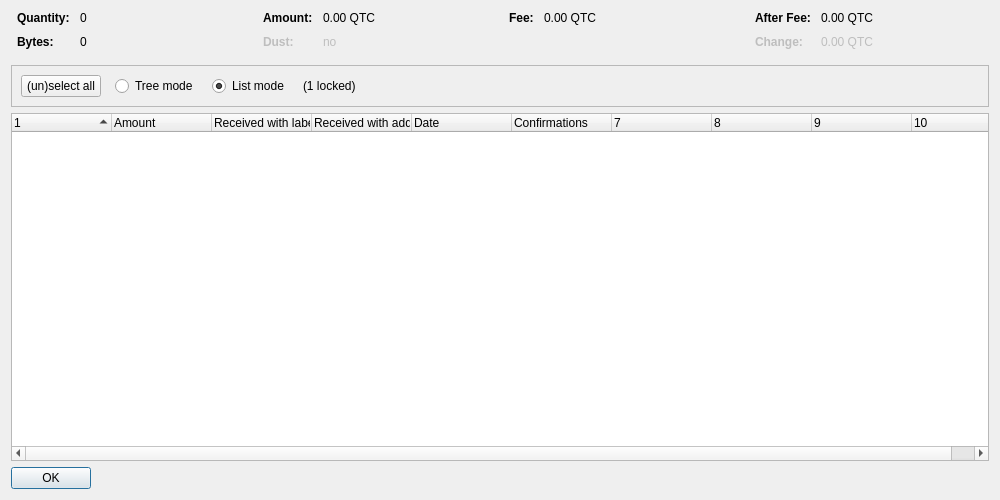
<?xml version="1.0" encoding="UTF-8"?>
<ui version="4.0">
 <class>CoinControlDialog</class>
 <widget class="QDialog" name="CoinControlDialog">
  <property name="geometry">
   <rect>
    <x>0</x>
    <y>0</y>
    <width>1000</width>
    <height>500</height>
   </rect>
  </property>
  <property name="windowTitle">
   <string>Coin Selection</string>
  </property>
  <layout class="QVBoxLayout" name="verticalLayout">
   <item>
    <layout class="QHBoxLayout" name="horizontalLayoutTop" stretch="0,0,0,0">
     <property name="topMargin">
      <number>0</number>
     </property>
     <property name="bottomMargin">
      <number>10</number>
     </property>
     <item>
      <layout class="QFormLayout" name="formLayoutCoinControl1">
       <property name="horizontalSpacing">
        <number>10</number>
       </property>
       <property name="verticalSpacing">
        <number>10</number>
       </property>
       <property name="leftMargin">
        <number>6</number>
       </property>
       <property name="rightMargin">
        <number>6</number>
       </property>
       <item row="0" column="0">
        <widget class="QLabel" name="labelCoinControlQuantityText">
         <property name="font">
          <font>
           <weight>75</weight>
           <bold>true</bold>
          </font>
         </property>
         <property name="text">
          <string>Quantity:</string>
         </property>
        </widget>
       </item>
       <item row="0" column="1">
        <widget class="QLabel" name="labelCoinControlQuantity">
         <property name="cursor">
          <cursorShape>IBeamCursor</cursorShape>
         </property>
         <property name="contextMenuPolicy">
          <enum>Qt::ActionsContextMenu</enum>
         </property>
         <property name="text">
          <string notr="true">0</string>
         </property>
         <property name="textInteractionFlags">
          <set>Qt::LinksAccessibleByMouse|Qt::TextSelectableByKeyboard|Qt::TextSelectableByMouse</set>
         </property>
        </widget>
       </item>
       <item row="1" column="0">
        <widget class="QLabel" name="labelCoinControlBytesText">
         <property name="font">
          <font>
           <weight>75</weight>
           <bold>true</bold>
          </font>
         </property>
         <property name="text">
          <string>Bytes:</string>
         </property>
        </widget>
       </item>
       <item row="1" column="1">
        <widget class="QLabel" name="labelCoinControlBytes">
         <property name="cursor">
          <cursorShape>IBeamCursor</cursorShape>
         </property>
         <property name="contextMenuPolicy">
          <enum>Qt::ActionsContextMenu</enum>
         </property>
         <property name="text">
          <string notr="true">0</string>
         </property>
         <property name="textInteractionFlags">
          <set>Qt::LinksAccessibleByMouse|Qt::TextSelectableByKeyboard|Qt::TextSelectableByMouse</set>
         </property>
        </widget>
       </item>
      </layout>
     </item>
     <item>
      <layout class="QFormLayout" name="formLayoutCoinControl2">
       <property name="horizontalSpacing">
        <number>10</number>
       </property>
       <property name="verticalSpacing">
        <number>10</number>
       </property>
       <property name="leftMargin">
        <number>6</number>
       </property>
       <property name="rightMargin">
        <number>6</number>
       </property>
       <item row="0" column="0">
        <widget class="QLabel" name="labelCoinControlAmountText">
         <property name="font">
          <font>
           <weight>75</weight>
           <bold>true</bold>
          </font>
         </property>
         <property name="text">
          <string>Amount:</string>
         </property>
        </widget>
       </item>
       <item row="0" column="1">
        <widget class="QLabel" name="labelCoinControlAmount">
         <property name="cursor">
          <cursorShape>IBeamCursor</cursorShape>
         </property>
         <property name="contextMenuPolicy">
          <enum>Qt::ActionsContextMenu</enum>
         </property>
         <property name="text">
          <string notr="true">0.00 QTC</string>
         </property>
         <property name="textInteractionFlags">
          <set>Qt::LinksAccessibleByMouse|Qt::TextSelectableByKeyboard|Qt::TextSelectableByMouse</set>
         </property>
        </widget>
       </item>
       <item row="1" column="0">
        <widget class="QLabel" name="labelCoinControlLowOutputText">
         <property name="enabled">
          <bool>false</bool>
         </property>
         <property name="font">
          <font>
           <weight>75</weight>
           <bold>true</bold>
          </font>
         </property>
         <property name="text">
          <string>Dust:</string>
         </property>
        </widget>
       </item>
       <item row="1" column="1">
        <widget class="QLabel" name="labelCoinControlLowOutput">
         <property name="enabled">
          <bool>false</bool>
         </property>
         <property name="cursor">
          <cursorShape>IBeamCursor</cursorShape>
         </property>
         <property name="contextMenuPolicy">
          <enum>Qt::ActionsContextMenu</enum>
         </property>
         <property name="text">
          <string notr="true">no</string>
         </property>
         <property name="textInteractionFlags">
          <set>Qt::LinksAccessibleByMouse|Qt::TextSelectableByKeyboard|Qt::TextSelectableByMouse</set>
         </property>
        </widget>
       </item>
      </layout>
     </item>
     <item>
      <layout class="QFormLayout" name="formLayoutCoinControl3">
       <property name="horizontalSpacing">
        <number>10</number>
       </property>
       <property name="verticalSpacing">
        <number>10</number>
       </property>
       <property name="leftMargin">
        <number>6</number>
       </property>
       <property name="rightMargin">
        <number>6</number>
       </property>
       <item row="0" column="0">
        <widget class="QLabel" name="labelCoinControlFeeText">
         <property name="font">
          <font>
           <weight>75</weight>
           <bold>true</bold>
          </font>
         </property>
         <property name="text">
          <string>Fee:</string>
         </property>
        </widget>
       </item>
       <item row="0" column="1">
        <widget class="QLabel" name="labelCoinControlFee">
         <property name="cursor">
          <cursorShape>IBeamCursor</cursorShape>
         </property>
         <property name="contextMenuPolicy">
          <enum>Qt::ActionsContextMenu</enum>
         </property>
         <property name="text">
          <string notr="true">0.00 QTC</string>
         </property>
         <property name="textInteractionFlags">
          <set>Qt::LinksAccessibleByMouse|Qt::TextSelectableByKeyboard|Qt::TextSelectableByMouse</set>
         </property>
        </widget>
       </item>
      </layout>
     </item>
     <item>
      <layout class="QFormLayout" name="formLayoutCoinControl4">
       <property name="horizontalSpacing">
        <number>10</number>
       </property>
       <property name="verticalSpacing">
        <number>10</number>
       </property>
       <property name="leftMargin">
        <number>6</number>
       </property>
       <property name="rightMargin">
        <number>6</number>
       </property>
       <item row="0" column="0">
        <widget class="QLabel" name="labelCoinControlAfterFeeText">
         <property name="font">
          <font>
           <weight>75</weight>
           <bold>true</bold>
          </font>
         </property>
         <property name="text">
          <string>After Fee:</string>
         </property>
        </widget>
       </item>
       <item row="0" column="1">
        <widget class="QLabel" name="labelCoinControlAfterFee">
         <property name="cursor">
          <cursorShape>IBeamCursor</cursorShape>
         </property>
         <property name="contextMenuPolicy">
          <enum>Qt::ActionsContextMenu</enum>
         </property>
         <property name="text">
          <string notr="true">0.00 QTC</string>
         </property>
         <property name="textInteractionFlags">
          <set>Qt::LinksAccessibleByMouse|Qt::TextSelectableByKeyboard|Qt::TextSelectableByMouse</set>
         </property>
        </widget>
       </item>
       <item row="1" column="0">
        <widget class="QLabel" name="labelCoinControlChangeText">
         <property name="enabled">
          <bool>false</bool>
         </property>
         <property name="font">
          <font>
           <weight>75</weight>
           <bold>true</bold>
          </font>
         </property>
         <property name="text">
          <string>Change:</string>
         </property>
        </widget>
       </item>
       <item row="1" column="1">
        <widget class="QLabel" name="labelCoinControlChange">
         <property name="enabled">
          <bool>false</bool>
         </property>
         <property name="cursor">
          <cursorShape>IBeamCursor</cursorShape>
         </property>
         <property name="contextMenuPolicy">
          <enum>Qt::ActionsContextMenu</enum>
         </property>
         <property name="text">
          <string notr="true">0.00 QTC</string>
         </property>
         <property name="textInteractionFlags">
          <set>Qt::LinksAccessibleByMouse|Qt::TextSelectableByKeyboard|Qt::TextSelectableByMouse</set>
         </property>
        </widget>
       </item>
      </layout>
     </item>
    </layout>
   </item>
   <item>
    <widget class="QFrame" name="frame">
     <property name="minimumSize">
      <size>
       <width>0</width>
       <height>40</height>
      </size>
     </property>
     <property name="frameShape">
      <enum>QFrame::StyledPanel</enum>
     </property>
     <property name="frameShadow">
      <enum>QFrame::Sunken</enum>
     </property>
     <layout class="QHBoxLayout" name="horizontalLayout">
      <item>
       <layout class="QHBoxLayout" name="horizontalLayoutPanel" stretch="0,0,0,0,0">
        <property name="spacing">
         <number>14</number>
        </property>
        <item>
         <widget class="QPushButton" name="pushButtonSelectAll">
          <property name="sizePolicy">
           <sizepolicy hsizetype="Maximum" vsizetype="Fixed">
            <horstretch>0</horstretch>
            <verstretch>0</verstretch>
           </sizepolicy>
          </property>
          <property name="text">
           <string>(un)select all</string>
          </property>
          <property name="autoDefault">
           <bool>false</bool>
          </property>
         </widget>
        </item>
        <item>
         <widget class="QRadioButton" name="radioTreeMode">
          <property name="sizePolicy">
           <sizepolicy hsizetype="Maximum" vsizetype="Fixed">
            <horstretch>0</horstretch>
            <verstretch>0</verstretch>
           </sizepolicy>
          </property>
          <property name="text">
           <string>Tree mode</string>
          </property>
         </widget>
        </item>
        <item>
         <widget class="QRadioButton" name="radioListMode">
          <property name="sizePolicy">
           <sizepolicy hsizetype="Maximum" vsizetype="Fixed">
            <horstretch>0</horstretch>
            <verstretch>0</verstretch>
           </sizepolicy>
          </property>
          <property name="text">
           <string>List mode</string>
          </property>
          <property name="checked">
           <bool>true</bool>
          </property>
         </widget>
        </item>
        <item>
         <widget class="QLabel" name="labelLocked">
          <property name="text">
           <string notr="true">(1 locked)</string>
          </property>
         </widget>
        </item>
        <item>
         <spacer name="horizontalSpacer">
          <property name="orientation">
           <enum>Qt::Horizontal</enum>
          </property>
          <property name="sizeHint" stdset="0">
           <size>
            <width>40</width>
            <height>20</height>
           </size>
          </property>
         </spacer>
        </item>
       </layout>
      </item>
     </layout>
    </widget>
   </item>
   <item>
    <widget class="CoinControlTreeWidget" name="treeWidget">
     <property name="contextMenuPolicy">
      <enum>Qt::CustomContextMenu</enum>
     </property>
     <property name="sortingEnabled">
      <bool>false</bool>
     </property>
     <property name="columnCount">
      <number>10</number>
     </property>
     <attribute name="headerShowSortIndicator" stdset="0">
      <bool>true</bool>
     </attribute>
     <attribute name="headerStretchLastSection">
      <bool>false</bool>
     </attribute>
     <column>
      <property name="text">
       <string/>
      </property>
     </column>
     <column>
      <property name="text">
       <string>Amount</string>
      </property>
     </column>
     <column>
      <property name="text">
       <string>Received with label</string>
      </property>
     </column>
     <column>
      <property name="text">
       <string>Received with address</string>
      </property>
     </column>
     <column>
      <property name="text">
       <string>Date</string>
      </property>
     </column>
     <column>
      <property name="text">
       <string>Confirmations</string>
      </property>
      <property name="toolTip">
       <string>Confirmed</string>
      </property>
     </column>
     <column>
      <property name="text">
       <string/>
      </property>
     </column>
     <column>
      <property name="text">
       <string/>
      </property>
     </column>
     <column>
      <property name="text">
       <string/>
      </property>
     </column>
     <column>
      <property name="text">
       <string/>
      </property>
     </column>
    </widget>
   </item>
   <item>
    <widget class="QDialogButtonBox" name="buttonBox">
     <property name="sizePolicy">
      <sizepolicy hsizetype="Maximum" vsizetype="Fixed">
       <horstretch>0</horstretch>
       <verstretch>0</verstretch>
      </sizepolicy>
     </property>
     <property name="orientation">
      <enum>Qt::Horizontal</enum>
     </property>
     <property name="standardButtons">
      <set>QDialogButtonBox::Ok</set>
     </property>
    </widget>
   </item>
  </layout>
 </widget>
 <customwidgets>
  <customwidget>
   <class>CoinControlTreeWidget</class>
   <extends>QTreeWidget</extends>
   <header>coincontroltreewidget.h</header>
  </customwidget>
 </customwidgets>
 <resources/>
 <connections/>
</ui>
